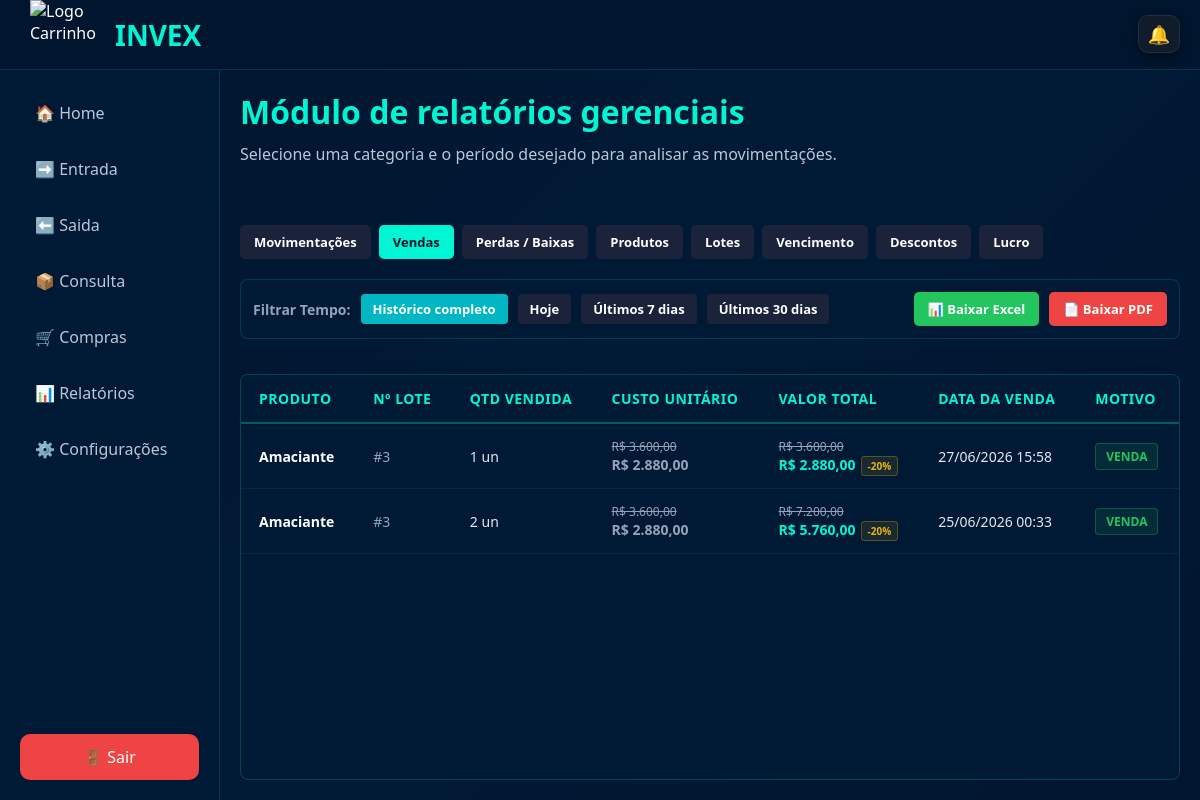
The app's page /painel_principal/relatorios/buscar_relatorio.php?tipo=vendas&periodo=todos (signed in) with its own data.
### tables this page shows
CREATE TABLE `saida` (
  `id_saida` int(11) NOT NULL,
  `idlote` int(11) NOT NULL,
  `id_lote` int(11) NOT NULL,
  `criadopor_id` int(11) NOT NULL,
  `criadopor_nome` varchar(255) NOT NULL,
  `quantidade_saida` int(11) NOT NULL,
  `motivo_saida` varchar(255) NOT NULL,
  `data_saida` datetime NOT NULL
);

CREATE TABLE `produtos` (
  `idProduto` int(11) NOT NULL,
  `NomeProduto` varchar(100) NOT NULL,
  `MarcaProduto` varchar(100) NOT NULL,
  `Descricao` varchar(255) DEFAULT NULL,
  `idEmpresa` int(11) NOT NULL,
  `criadopor_nome` varchar(100) DEFAULT NULL,
  `criadoem` datetime DEFAULT CURRENT_TIMESTAMP,
  `criadopor_id` int(11) DEFAULT NULL,
  `preco_padrao_compra` decimal(10,2) NOT NULL DEFAULT '0.00',
  `preco_padrao_venda` decimal(10,2) NOT NULL DEFAULT '0.00',
  `estoque_minimo` int(11) NOT NULL DEFAULT '0',
  `estoque_minimo_original` int(11) DEFAULT NULL
);

CREATE TABLE `produtoslotes` (
  `idlote` int(11) NOT NULL,
  `idproduto` int(11) NOT NULL,
  `quantidade` int(11) NOT NULL,
  `validade` date DEFAULT NULL,
  `criado_em` datetime DEFAULT CURRENT_TIMESTAMP,
  `criadopor_id` int(11) NOT NULL,
  `criadopor_nome` varchar(255) DEFAULT NULL,
  `idEmpresa` int(11) DEFAULT NULL,
  `numero_lote` varchar(50) NOT NULL,
  `preco_compra` decimal(10,2) NOT NULL DEFAULT '0.00',
  `preco_venda` decimal(10,2) NOT NULL DEFAULT '0.00',
  `desconto` decimal(5,2) NOT NULL DEFAULT '0.00',
  `status_lote` enum('normal','promocao','vencido') NOT NULL DEFAULT 'normal'
);

### painel_principal/relatorios/includes/relatorio_vendas.php (the view, shortened to what this page needs)
<?php
$conn = new mysqli("localhost", "root", "usbw", "databasetcc");
$filtro_venda = "";
$idEmpresa = isset($_SESSION['idEmpresa']) ? $_SESSION['idEmpresa'] : null;
$sql_vendas = "SELECT p.NomeProduto, l.numero_lote, l.preco_venda, l.desconto, s.quantidade_saida, s.data_saida, s.motivo_saida
               FROM saida s
               INNER JOIN produtoslotes l ON s.idlote = l.idlote
               INNER JOIN produtos p ON l.idproduto = p.IdProduto
               WHERE l.idEmpresa = '$idEmpresa' AND LOWER(s.motivo_saida) = 'venda' " . $filtro_venda . "
               ORDER BY s.id_saida DESC";
$resultado = $conn->query($sql_vendas);
?>
<?php include_once '../topo_notificacoes.php'; ?>
<div class="container-tabela">
    <table class="tabela-dados">
        <thead>
            <tr>
                <th>Produto</th>
                <th>Nº Lote</th>
                <th>Qtd Vendida</th>
                <th>Custo Unitário</th>
                <th>Valor Total</th>
                <th>Data da Venda</th>
                <th>Motivo</th>
            </tr>
        </thead>
        <tbody>
            <?php
            if ($resultado->num_rows > 0) {
                while ($row = $resultado->fetch_assoc()) {
                    $data_venda = ($row['data_saida']) ? date('d/m/Y H:i', strtotime($row['data_saida'])) : '-';
                    $qtd = intval($row['quantidade_saida']);
                    $preco_unitario = floatval($row['preco_venda']);
                    $desconto_porcentagem = floatval($row['desconto']);
                    if ($desconto_porcentagem > 0) {
                        $preco_unitario_final = $preco_unitario * (1 - ($desconto_porcentagem / 100));
                        $valor_total_original = $preco_unitario * $qtd;
                        $valor_total_final = $preco_unitario_final * $qtd;
                    } else {
                        $preco_unitario_final = $preco_unitario;
                        $valor_total_final = $preco_unitario * $qtd;
                    }
                    echo "<tr>";
                    echo "<td style='font-weight: 600; color: #fff;'>" . htmlspecialchars($row['NomeProduto']) . "</td>";
                    echo "<td style='color: #94a3b8;'>#" . htmlspecialchars($row['numero_lote']) . "</td>";
                    echo "<td style='color: #e2e8f0;'>" . $qtd . " un</td>";
                    echo "<td>";
                    if ($desconto_porcentagem > 0) {
                        echo "<span class='preco-original'>R$ " . number_format($preco_unitario, 2, ',', '.') . "</span>";
                        echo "<span class='preco-final' style='color: #94a3b8;'>R$ " . number_format($preco_unitario_final, 2, ',', '.') . "</span>";
                    } else {
                        echo "<span style='color: #94a3b8;'>R$ " . number_format($preco_unitario, 2, ',', '.') . "</span>";
                    }
                    echo "</td>";
                    echo "<td>";
                    if ($desconto_porcentagem > 0) {
                        echo "<span class='preco-original'>R$ " . number_format($valor_total_original, 2, ',', '.') . "</span>";
                        echo "<span class='preco-final'>R$ " . number_format($valor_total_final, 2, ',', '.') . "</span>";
                        echo "<span class='tag-desconto'>-" . $desconto_porcentagem . "%</span>";
                    } else {
                        echo "<span class='preco-final' style='color: #fff;'>R$ " . number_format($valor_total_final, 2, ',', '.') . "</span>";
                    }
                    echo "</td>";
                    echo "<td>" . $data_venda . "</td>";
                    echo "<td><span class='badge-venda'>" . htmlspecialchars($row['motivo_saida']) . "</span></td>";
                    echo "</tr>";
                }
            } else {
                echo "<tr><td colspan='7' style='text-align:center; color:#94a3b8; padding:25px;'>Nenhuma venda registrada neste período.</td></tr>";
            }
            ?>
        </tbody>
    </table>
</div>

### painel_principal/relatorios/css/relatorios.css (style rules this page uses)
* { margin: 0; padding: 0; box-sizing: border-box; font-family: 'Segoe UI'; }
:root { --bg: #02152E; --sidebar: #001A36; --card: #001A36; --primary: #00F5D4; --secondary: #17D9B7; --border: #00B7C3; --text: #ffffff; --sub: #B8C7D9; }
body { background: linear-gradient( 135deg, #02152E 0%, #001A36 50%, #02152E 100% ); color: var(--text); }

### painel_principal/relatorios/includes/relatorio_vendas.php (style rules this page uses)
.container-tabela { width: 100%; margin-top: 20px; background: #001a36; border: 1px solid rgba(0, 245, 212, 0.2); border-radius: 8px; overflow: hidden; box-shadow: 0 4px 15px rgba(0, 0, 0, 0.3); }
.tabela-dados { width: 100%; border-collapse: collapse; text-align: left; font-family: sans-serif; }
.tabela-dados th { background-color: rgba(0, 245, 212, 0.08); color: #00F5D4; padding: 14px 18px; font-size: 14px; text-transform: uppercase; border-bottom: 2px solid rgba(0, 245, 212, 0.3); letter-spacing: 0.5px; }
.tabela-dados td { padding: 14px 18px; color: #e2e8f0; font-size: 14px; border-bottom: 1px solid rgba(255, 255, 255, 0.05); }
.badge-venda { display: inline-block; padding: 4px 10px; border-radius: 4px; font-size: 12px; font-weight: bold; text-transform: uppercase; background: rgba(34, 197, 94, 0.1); color: #22c55e; border: 1px solid rgba(34, 197, 94, 0.3); }
.preco-original { text-decoration: line-through; color: #94a3b8; font-size: 12px; display: block; }
.preco-final { color: #00F5D4; font-weight: bold; }
.tag-desconto { background: rgba(234, 179, 8, 0.1); color: #eab308; border: 1px solid rgba(234, 179, 8, 0.3); padding: 2px 6px; border-radius: 3px; font-size: 10px; margin-left: 5px; font-weight: bold; }

### painel_principal/relatorios/buscar_relatorio.php (style rules this page uses)
html, body { margin: 0; padding: 0; height: 100vh !important; max-height: 100vh !important; overflow: hidden !important; box-sizing: border-box; background-color: #02152E; }
.container-tabela { width: 100%; margin-top: 10px; background: #001a36; border: 1px solid rgba(0, 245, 212, 0.2); border-radius: 8px; box-shadow: 0 4px 15px rgba(0, 0, 0, 0.3); flex: 1 !important; overflow-y: auto !important; }
.tabela-dados { width: 100%; border-collapse: collapse; text-align: left; font-family: sans-serif; }
.tabela-dados th { background-color: #001a36 !important; color: #00F5D4; padding: 14px 18px; font-size: 14px; text-transform: uppercase; border-bottom: 2px solid rgba(0, 245, 212, 0.3); letter-spacing: 0.5px; position: sticky !important; top: 0 !important; z-index: 10 !important; }
.tabela-dados td { padding: 14px 18px; color: #e2e8f0; font-size: 14px; border-bottom: 1px solid rgba(255, 255, 255, 0.05); }
.badge-venda { display: inline-block; padding: 4px 10px; border-radius: 4px; font-size: 12px; font-weight: bold; text-transform: uppercase; background: rgba(34, 197, 94, 0.1); color: #22c55e; border: 1px solid rgba(34, 197, 94, 0.3); }
.preco-original { text-decoration: line-through; color: #94a3b8; font-size: 12px; display: block; }
.preco-final { color: #00F5D4; font-weight: bold; }
.tag-desconto { background: rgba(234, 179, 8, 0.1); color: #eab308; border: 1px solid rgba(234, 179, 8, 0.3); padding: 2px 6px; border-radius: 3px; font-size: 10px; margin-left: 5px; font-weight: bold; }

### records on screen
saida: produtos.NomeProduto "Amaciante", idlote.numero_lote "3", quantidade_saida "1", idlote.preco_venda "3.600,00", idlote.desconto "2.880,00", valor_total_original "3.600,00", valor_total_final "2.880,00", idlote.desconto "20", data_saida "27/06/2026 15:58", motivo_saida "VENDA"
saida: produtos.NomeProduto "Amaciante", idlote.numero_lote "3", quantidade_saida "2", idlote.preco_venda "3.600,00", idlote.desconto "2.880,00", valor_total_original "7.200,00", valor_total_final "5.760,00", idlote.desconto "20", data_saida "25/06/2026 00:33", motivo_saida "VENDA"
